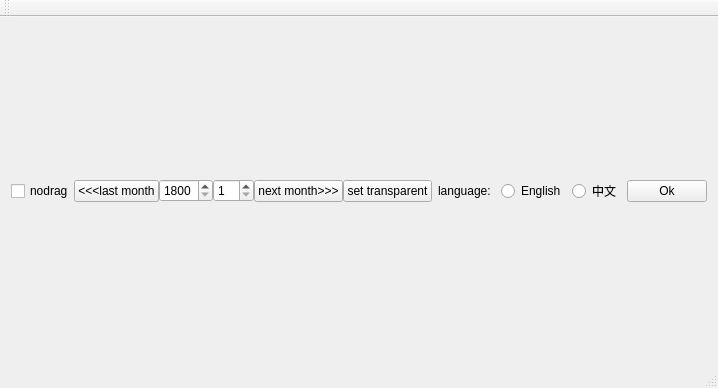
<?xml version="1.0" encoding="UTF-8"?>
<ui version="4.0">
 <class>MainWindow</class>
 <widget class="QMainWindow" name="MainWindow">
  <property name="geometry">
   <rect>
    <x>0</x>
    <y>0</y>
    <width>675</width>
    <height>388</height>
   </rect>
  </property>
  <property name="windowTitle">
   <string>MainWindow</string>
  </property>
  <widget class="QWidget" name="centralWidget">
   <layout class="QHBoxLayout" name="horizontalLayout_2">
    <item>
     <layout class="QVBoxLayout" name="verticalLayout">
      <item>
       <layout class="QHBoxLayout" name="horizontalLayout">
        <property name="spacing">
         <number>0</number>
        </property>
        <item>
         <spacer name="horizontalSpacer_3">
          <property name="orientation">
           <enum>Qt::Horizontal</enum>
          </property>
          <property name="sizeHint" stdset="0">
           <size>
            <width>13</width>
            <height>20</height>
           </size>
          </property>
         </spacer>
        </item>
        <item>
         <widget class="QCheckBox" name="checkBox">
          <property name="text">
           <string>nodrag</string>
          </property>
         </widget>
        </item>
        <item>
         <widget class="QPushButton" name="pushButton">
          <property name="text">
           <string>&lt;&lt;&lt;last month</string>
          </property>
         </widget>
        </item>
        <item>
         <spacer name="horizontalSpacer">
          <property name="orientation">
           <enum>Qt::Horizontal</enum>
          </property>
          <property name="sizeHint" stdset="0">
           <size>
            <width>40</width>
            <height>20</height>
           </size>
          </property>
         </spacer>
        </item>
        <item>
         <widget class="QSpinBox" name="spinBox">
          <property name="minimum">
           <number>1800</number>
          </property>
          <property name="maximum">
           <number>2200</number>
          </property>
          <property name="singleStep">
           <number>1</number>
          </property>
         </widget>
        </item>
        <item>
         <widget class="QSpinBox" name="spinBox_2">
          <property name="minimum">
           <number>1</number>
          </property>
          <property name="maximum">
           <number>12</number>
          </property>
         </widget>
        </item>
        <item>
         <spacer name="horizontalSpacer_2">
          <property name="orientation">
           <enum>Qt::Horizontal</enum>
          </property>
          <property name="sizeHint" stdset="0">
           <size>
            <width>40</width>
            <height>20</height>
           </size>
          </property>
         </spacer>
        </item>
        <item>
         <widget class="QPushButton" name="pushButton_2">
          <property name="text">
           <string>next month&gt;&gt;&gt;</string>
          </property>
         </widget>
        </item>
        <item>
         <spacer name="horizontalSpacer_4">
          <property name="orientation">
           <enum>Qt::Horizontal</enum>
          </property>
          <property name="sizeHint" stdset="0">
           <size>
            <width>13</width>
            <height>20</height>
           </size>
          </property>
         </spacer>
        </item>
        <item>
         <layout class="QHBoxLayout" name="horizontalLayout_3">
          <item>
           <spacer name="horizontalSpacer_8">
            <property name="orientation">
             <enum>Qt::Horizontal</enum>
            </property>
            <property name="sizeHint" stdset="0">
             <size>
              <width>30</width>
              <height>20</height>
             </size>
            </property>
           </spacer>
          </item>
          <item>
           <widget class="QPushButton" name="pushButton_4">
            <property name="text">
             <string>set transparent</string>
            </property>
            <property name="shortcut">
             <string>Return</string>
            </property>
            <property name="checkable">
             <bool>true</bool>
            </property>
           </widget>
          </item>
          <item>
           <spacer name="horizontalSpacer_9">
            <property name="orientation">
             <enum>Qt::Horizontal</enum>
            </property>
            <property name="sizeHint" stdset="0">
             <size>
              <width>40</width>
              <height>20</height>
             </size>
            </property>
           </spacer>
          </item>
          <item>
           <widget class="QLabel" name="label_2">
            <property name="text">
             <string>language: </string>
            </property>
           </widget>
          </item>
          <item>
           <widget class="QRadioButton" name="radioButton">
            <property name="text">
             <string>English</string>
            </property>
            <property name="checkable">
             <bool>true</bool>
            </property>
            <property name="checked">
             <bool>false</bool>
            </property>
           </widget>
          </item>
          <item>
           <widget class="QRadioButton" name="radioButton_2">
            <property name="text">
             <string>中文</string>
            </property>
           </widget>
          </item>
          <item>
           <widget class="QPushButton" name="pushButton_3">
            <property name="text">
             <string>Ok</string>
            </property>
           </widget>
          </item>
          <item>
           <spacer name="horizontalSpacer_10">
            <property name="orientation">
             <enum>Qt::Horizontal</enum>
            </property>
            <property name="sizeHint" stdset="0">
             <size>
              <width>40</width>
              <height>20</height>
             </size>
            </property>
           </spacer>
          </item>
         </layout>
        </item>
       </layout>
      </item>
     </layout>
    </item>
   </layout>
  </widget>
  <widget class="QMenuBar" name="menuBar">
   <property name="geometry">
    <rect>
     <x>0</x>
     <y>0</y>
     <width>675</width>
     <height>23</height>
    </rect>
   </property>
  </widget>
  <widget class="QToolBar" name="mainToolBar">
   <attribute name="toolBarArea">
    <enum>TopToolBarArea</enum>
   </attribute>
   <attribute name="toolBarBreak">
    <bool>false</bool>
   </attribute>
  </widget>
  <widget class="QStatusBar" name="statusBar"/>
 </widget>
 <layoutdefault spacing="6" margin="11"/>
 <resources/>
 <connections/>
</ui>
